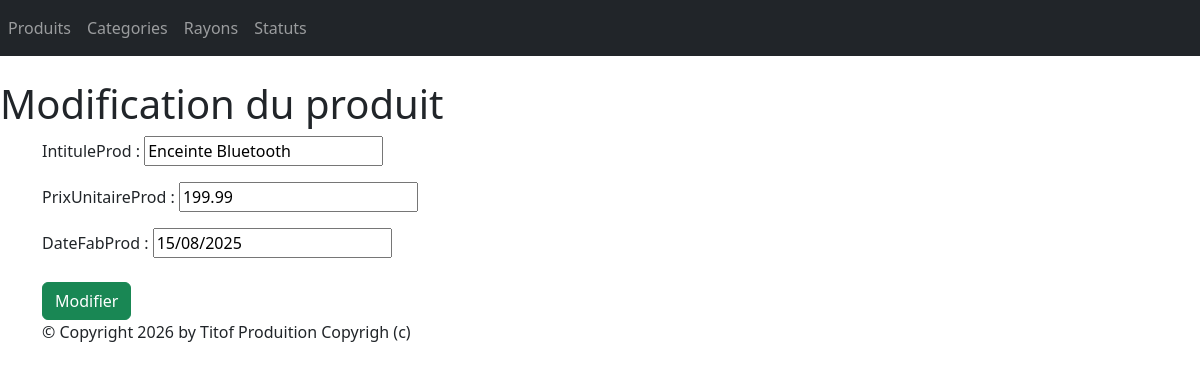
Page /monApp/produit/8/update/ on the committed database.
### monApp/models.py (models this page shows, shortened)
class Produit(models.Model):
    refProd = models.AutoField(primary_key=True)
    intituleProd = models.CharField(max_length=200)
    prixUnitaireProd = models.DecimalField(max_digits=10, decimal_places=2)
    dateFabProd = models.DateField(default=date.today)
    categorie = models.ForeignKey(Categorie, on_delete=models.CASCADE, related_name="produit_categorie", null=True, blank=True)
    statut = models.ForeignKey(Statut, on_delete=models.CASCADE, related_name="produit_statut",null=True, blank=True)

### monApp/views.py (the view, shortened to what this page needs)
# urls.py: path("produit/<pk>/update/",views.ProduitUpdateView.as_view(), name="modificationProduit"),
class ProduitUpdateView(UpdateView):
    model = Produit
    form_class=ProduitForm
    template_name = "monApp/update_produit.html"
    def get_context_data(self,**kwargs):
        context = super(ProduitUpdateView, self).get_context_data(**kwargs)
        context['titremenu'] = "Modification du produit"
        return context

### monApp/forms.py
class ProduitForm(forms.ModelForm):
    class Meta:
        model = Produit
        exclude = ('categorie', 'statut')

### monApp/templates/monApp/update_produit.html (shortened to what this page needs)
{% extends 'monApp/base.html' %}
{% block menu %}
<h1>{{titremenu}}</h1>
{% endblock %}
{% block contenu %}
<form action="" method="post" >
{{ form.as_p }}
<button type="submit" class="btn btn-success mt-2">Modifier</button>
</form>
{% endblock %}

### static/css/styles.css (style rules this page uses)
h1 { color: red ; }

### rows in the picture
Produit: intituleProd "Enceinte Bluetooth", prixUnitaireProd "199.99", dateFabProd "15/08/2025"

### other values in the picture
{{ titremenu }} "Modification du produit"
